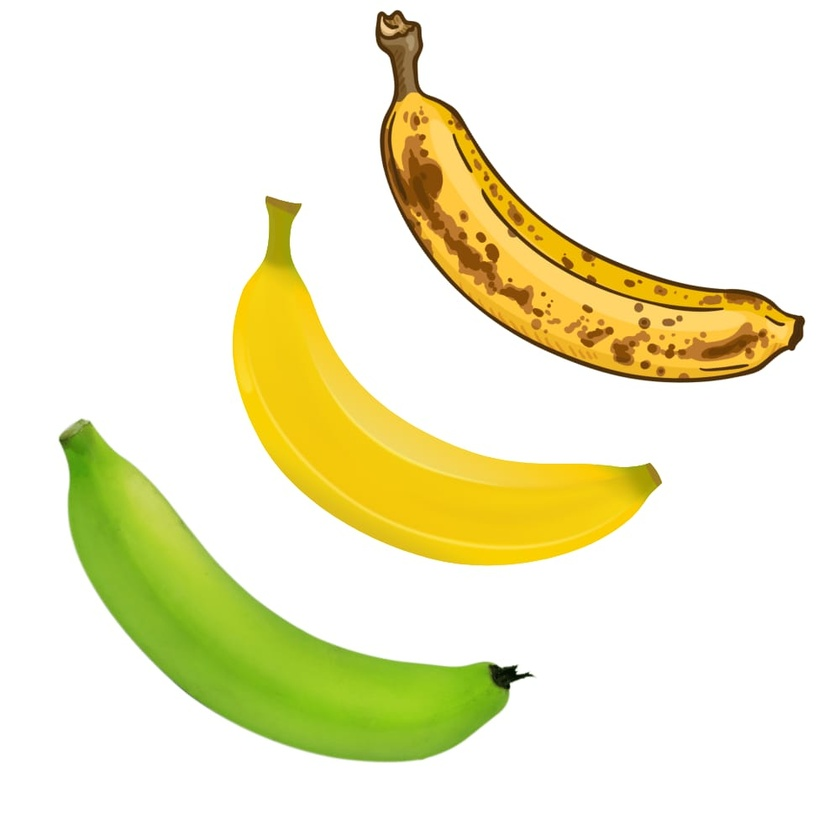
#> input picture gambar header.jpg, 840 x 840 px, shrunk from 1000 x 1000 before the run
$ python -i processing.py   (imports and definitions only)   (older library calls are emulated)
#> lines starting #> are read from the running program, lines starting #| are printed output that depends on the picture
import numpy as np
import cv2
from PIL import Image
from ultralytics import YOLO
from skimage.feature import graycomatrix, graycoprops
from scipy.stats import skew, kurtosis

# Load YOLOv8 model (pastikan yolov8s.pt ada di root)
# [1 line that did not run here, left out]

def crop_banana_yolo(gambar_pil, conf=0.4):
    """
    Deteksi dan crop semua buah pisang dari gambar menggunakan YOLO.
    """
    hasil_crop = []
    hasil_deteksi = yolo_model.predict(source=gambar_pil, conf=conf, verbose=False)
    for hasil in hasil_deteksi:
        for box in hasil.boxes.xyxy:
            x1, y1, x2, y2 = map(int, box)
            crop = gambar_pil.crop((x1, y1, x2, y2))
            hasil_crop.append(crop)
    return hasil_crop

def fitur_histogram_hue(img_pil, bins=64):
    """
    Ekstraksi histogram channel Hue dari HSV.
    """
    img_hsv = cv2.cvtColor(np.array(img_pil.convert("RGB")), cv2.COLOR_RGB2HSV)
    hue_channel = img_hsv[:, :, 0]
    hist = cv2.calcHist([hue_channel], [0], None, [bins], [0, 180])
    hist = cv2.normalize(hist, hist).flatten()
    return hist

def fitur_glcm(img_gray):
    """
    Ekstraksi fitur tekstur dari citra grayscale menggunakan GLCM.
    """
    glcm = graycomatrix(img_gray, distances=[1], angles=[0], levels=256, symmetric=True, normed=True)
    props = ['contrast', 'dissimilarity', 'homogeneity', 'energy', 'correlation', 'ASM']
    fitur = [graycoprops(glcm, prop)[0, 0] for prop in props]
    return fitur

def fitur_statistik_hue(img_pil):
    """
    Hitung mean, std, skewness, dan kurtosis dari channel Hue.
    """
    img_hsv = cv2.cvtColor(np.array(img_pil.convert("RGB")), cv2.COLOR_RGB2HSV)
    hue_channel = img_hsv[:, :, 0].flatten()
    mean_hue = np.mean(hue_channel)
    std_hue = np.std(hue_channel)
    skewness = skew(hue_channel)
    kurt = kurtosis(hue_channel)
    return [mean_hue, std_hue, skewness, kurt]

def fitur_area_gelap(img_pil):
    hsv = cv2.cvtColor(np.array(img_pil.convert("RGB")), cv2.COLOR_RGB2HSV)
    value_channel = hsv[:, :, 2]
    total = value_channel.size
    gelap = np.sum(value_channel < 50)
    rasio = gelap / total
    return [rasio]


def ekstrak_fitur_lengkap(img_pil):
    """
    Gabungkan semua fitur: histogram hue, GLCM, dan statistik hue.
    """
    hist = fitur_histogram_hue(img_pil)
    gray = np.array(img_pil.convert("L"))
    glcm = fitur_glcm(gray)
    stat = fitur_statistik_hue(img_pil)
    gelap = fitur_area_gelap(img_pil)
    return np.concatenate([hist, glcm, stat, gelap])

>>> from PIL import Image
>>> picture = Image.open('gambar header.jpg')
#> picture is the input picture: PIL image 840x840 RGB; mean R, G, B 240.4, 237.7, 205.1
>>> result = ekstrak_fitur_lengkap(picture)
#> in fitur_histogram_hue, `img_hsv = cv2.cvtColor(np.array(img_pil.convert("RGB")), cv2.COLOR_RGB..`: img_hsv: shape (840, 840, 3); mean H, S, V 9.3, 47.9, 244.2
#> in fitur_histogram_hue, `hue_channel = img_hsv[:, :, 0]`:
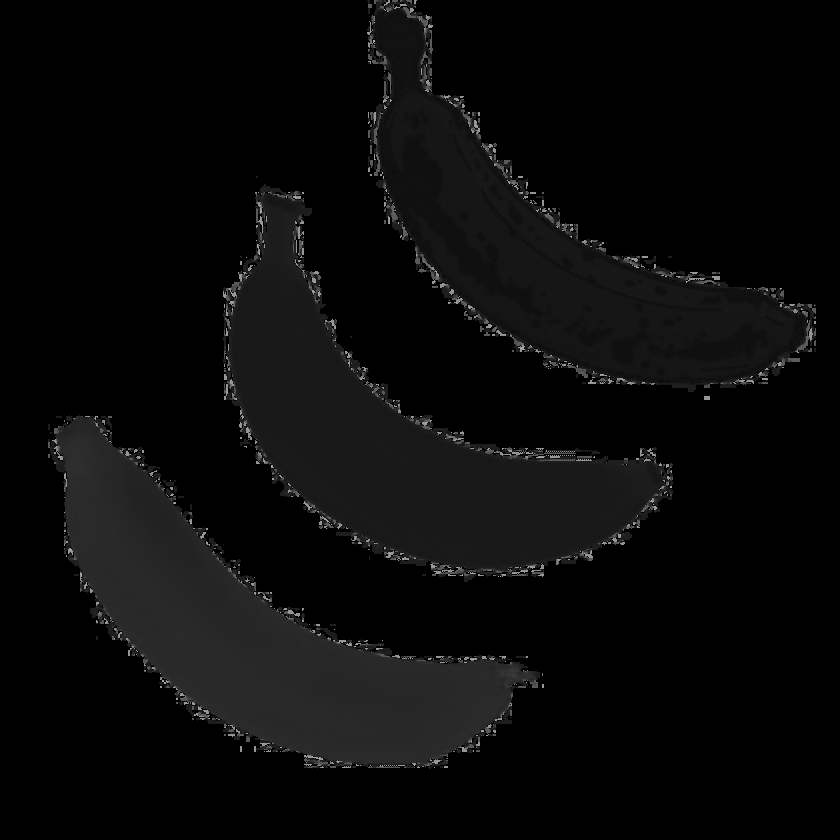
#> hue_channel: shape (840, 840); min 0, max 177, mean 9.3
#> in fitur_histogram_hue, `hist = cv2.calcHist([hue_channel], [0], None, [bins], [0, 180])`: hist = 64 values, max 510252 at index 0, min 0 at index 30, mean 11025
#> in fitur_histogram_hue, `hist = cv2.normalize(hist, hist).flatten()`: hist = 64 values, max 0.99 at index 0, min 0 at index 30, mean 0.0214
#> in ekstrak_fitur_lengkap, `gray = np.array(img_pil.convert("L"))`:
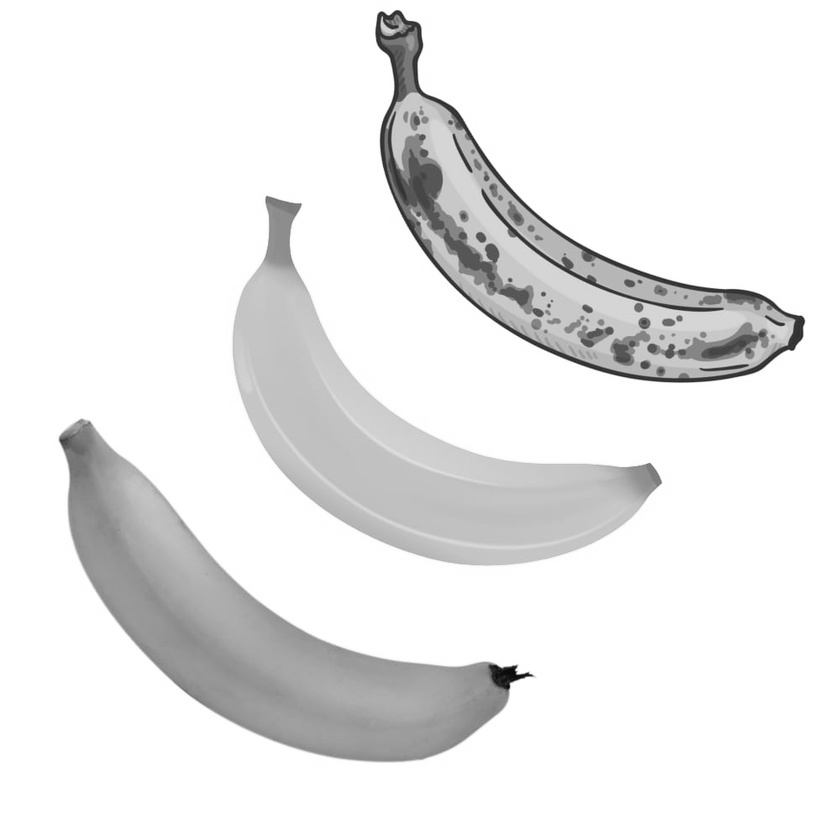
#> gray: shape (840, 840); min 5, max 255, mean 234.8
#> in fitur_glcm, `fitur = [graycoprops(glcm, prop)[0, 0] for prop in props]`: fitur = [43.9, 1.16, 0.884, 0.729, 0.987, 0.531]
#> in fitur_statistik_hue, `mean_hue = np.mean(hue_channel)`: mean_hue = 9.27
#> in fitur_statistik_hue, `std_hue = np.std(hue_channel)`: std_hue = 19.01
#> in fitur_statistik_hue, `skewness = skew(hue_channel)`: skewness = 3.55
#> in fitur_statistik_hue, `kurt = kurtosis(hue_channel)`: kurt = 19.2
#> in ekstrak_fitur_lengkap, `stat = fitur_statistik_hue(img_pil)`: stat = [9.27, 19.01, 3.55, 19.2]
#> in fitur_area_gelap, `value_channel = hsv[:, :, 2]`:
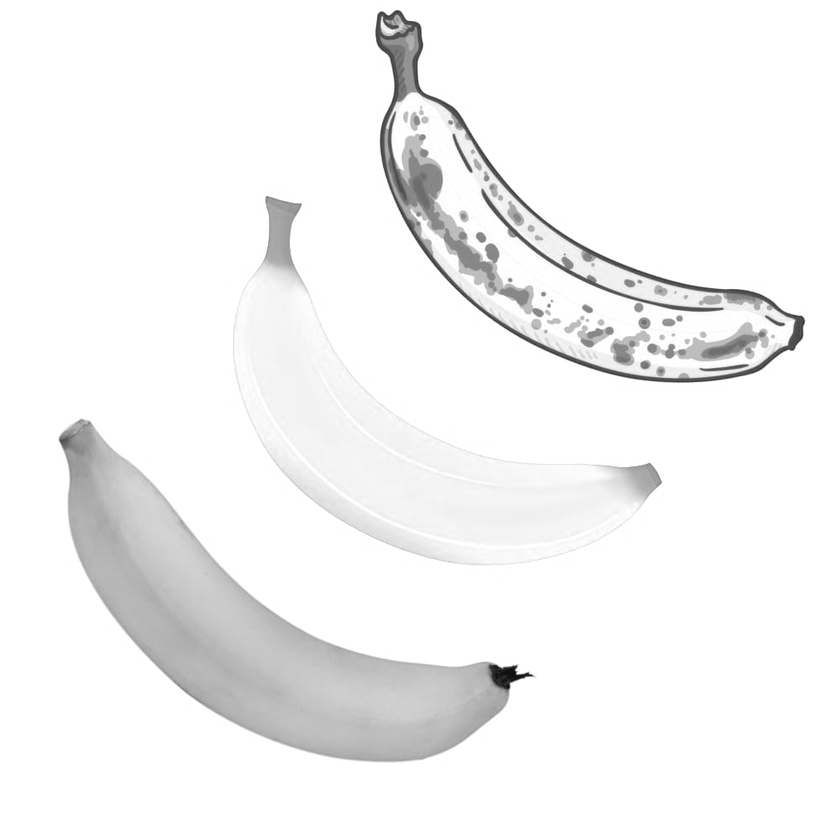
#> value_channel: shape (840, 840); min 9, max 255, mean 244.2
#> in fitur_area_gelap, `gelap = np.sum(value_channel < 50)`: gelap = 426
#> in fitur_area_gelap, `rasio = gelap / total`: rasio = 0.000604
#> in ekstrak_fitur_lengkap, `gelap = fitur_area_gelap(img_pil)`: gelap = [0.000604]
#> result = 75 values, max 43.9 at index 64, min 0 at index 30, mean 1.34
